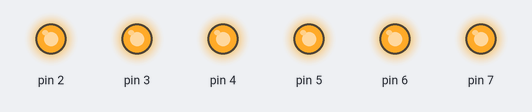
A sketch run on a simulated Arduino Uno, built with avr-gcc and run on an emulated ATmega328P. Shown: output pins drawn as LEDs (lit = HIGH).

Above: at 0.15 s.
At 4.67 s:
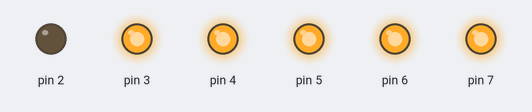
At 9.92 s:
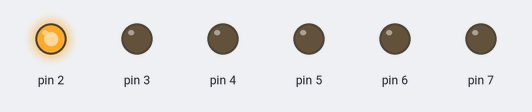
At 19.73 s:
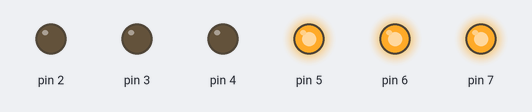
At 29.53 s:
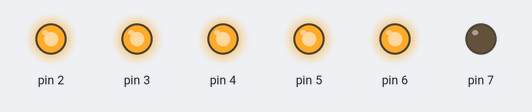
At 39.69 s:
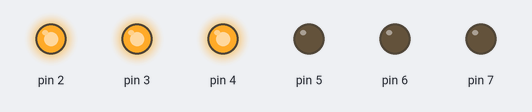
Timing chart, 0 to 40.0 s (numbered marks = the images above):
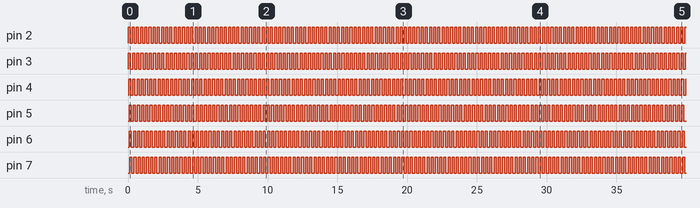

The sketch:

FOR.ino
```cpp
int i;
int f;
void setup() {
 pinMode(2, OUTPUT);
 pinMode(3, OUTPUT);
 pinMode(4, OUTPUT);
 pinMode(5, OUTPUT);
 pinMode(6, OUTPUT);
 pinMode(7, OUTPUT);
}

void loop() {
for(i=2;i<=7;i++){
  digitalWrite(i, HIGH);
  delay(25);
}
for(f=2;f<=7;f++){
  digitalWrite(f, LOW);
  delay(25);
}

}
```

Measured:
- by itself, pin 2–7: alternates HIGH for 0.15 s and LOW for 0.15 s
- by itself, everything shown: repeats every 2.1 s, in 6 steps
